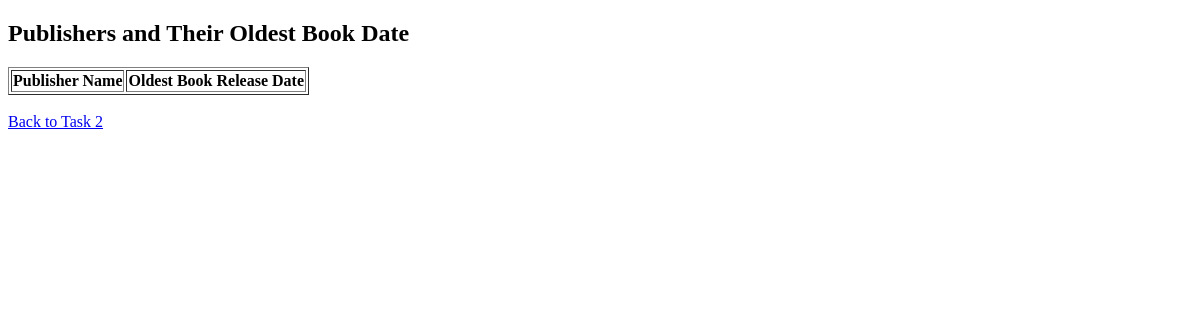
Page /books/lab9/task3 on the earlier database version.
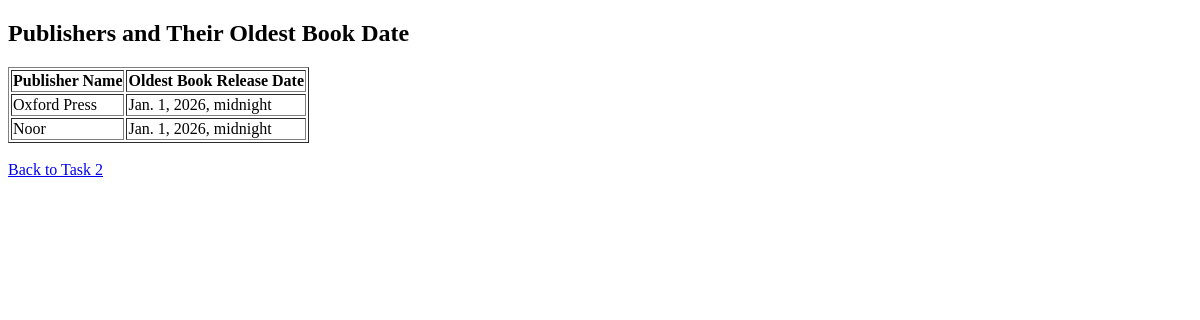
Same page on the later database version.
### apps/bookmodule/models.py (models this page shows)
class Publisher(models.Model):
    name = models.CharField(max_length=200)
    location = models.CharField(max_length=300)

### apps/bookmodule/views.py (the view)
# urls.py: path('lab9/task3', views.lab9_task3),
def lab9_task3(request):
    publishers = Publisher.objects.annotate(oldest_book_date=Min('book__pubdate'))
    return render(request, 'bookmodule/lab9_task3.html', {'publishers': publishers})

### apps/templates/bookmodule/lab9_task3.html (shortened to what this page needs)
<!DOCTYPE html>
<html>
<head>
</head>
<body>
    <h2>Publishers and Their Oldest Book Date</h2>
    <table border="1">
        <tr>
            <th>Publisher Name</th>
            <th>Oldest Book Release Date</th>
        </tr>
        {% for publisher in publishers %}
        <tr>
            <td>{{ publisher.name }}</td>
            <td>{{ publisher.oldest_book_date|default:"No Date Available" }}</td>
        </tr>
        {% endfor %}
    </table>
    <br>
    <a href="/books/lab9/task2">Back to Task 2</a>
</body>
</html>

Differences in the rows shown:
added Publisher: name "Oxford Press", oldest_book_date "Jan. 1, 2026, midnight"
added Publisher: name "Noor", oldest_book_date "Jan. 1, 2026, midnight"
